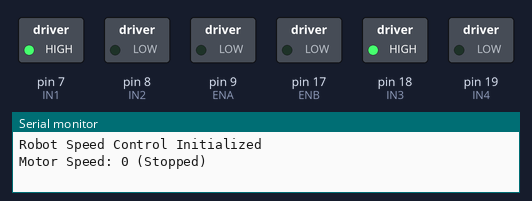
Bench run of a sketch on a simulated Arduino Uno, built with avr-gcc and run on an emulated ATmega328P. On the bench: switched loads named in the sketch (green lamp = pin HIGH), the last lines printed to the serial monitor.

Above: at 0.05 s.
At 3.95 s:
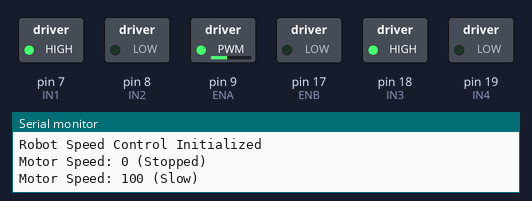
At 5.95 s:
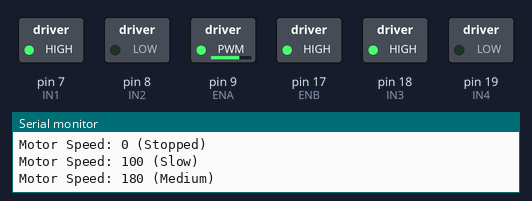
At 7.95 s:
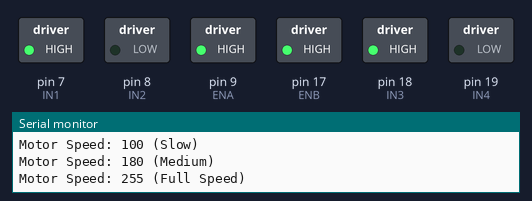
Timing chart, 0 to 10.4 s (numbered marks = the images above):
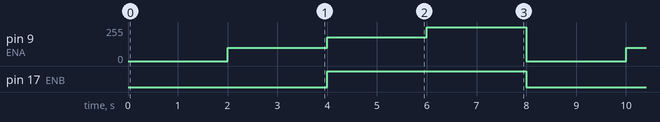

Measured:
- by itself, pin 9 (ENA): repeats every 8.0 s: 180/255 2.0 s, 255/255 2.0 s, 0/255 2.0 s, 100/255 2.0 s
- by itself, pin 17 (ENB): alternates HIGH for 4.0 s and LOW for 4.0 s

The sketch:

Task_123_Robot_Speed_Control.ino
```cpp
// Task 08 - Robot Speed Control (Official GitHub Task 123)
// VEGA ARIES v3 + L298N
// Existing custom pin connections intentionally preserved.

// Motor A - Left
const int ENA = 9;
const int IN1 = 7;
const int IN2 = 8;

// Motor B - Right
const int ENB = 17;
const int IN3 = 18;
const int IN4 = 19;

void stopMotors() {
  analogWrite(ENA, 0);
  digitalWrite(IN1, LOW);
  digitalWrite(IN2, LOW);

  analogWrite(ENB, 0);
  digitalWrite(IN3, LOW);
  digitalWrite(IN4, LOW);
}

void setup() {
  pinMode(ENA, OUTPUT);
  pinMode(IN1, OUTPUT);
  pinMode(IN2, OUTPUT);

  pinMode(ENB, OUTPUT);
  pinMode(IN3, OUTPUT);
  pinMode(IN4, OUTPUT);

  stopMotors();

  // Set both motors to forward direction
  digitalWrite(IN1, HIGH);
  digitalWrite(IN2, LOW);

  digitalWrite(IN3, HIGH);
  digitalWrite(IN4, LOW);

  Serial.begin(115200);
  Serial.println("Robot Speed Control Initialized");
}

void loop() {
  // Level 1: Stop - PWM 0
  Serial.println("Motor Speed: 0 (Stopped)");
  analogWrite(ENA, 0);
  analogWrite(ENB, 0);
  delay(2000);

  // Level 2: Slow - PWM 100
  Serial.println("Motor Speed: 100 (Slow)");
  analogWrite(ENA, 100);
  analogWrite(ENB, 100);
  delay(2000);

  // Level 3: Medium - PWM 180
  Serial.println("Motor Speed: 180 (Medium)");
  analogWrite(ENA, 180);
  analogWrite(ENB, 180);
  delay(2000);

  // Level 4: Full Speed - PWM 255
  Serial.println("Motor Speed: 255 (Full Speed)");
  analogWrite(ENA, 255);
  analogWrite(ENB, 255);
  delay(2000);
}
```
